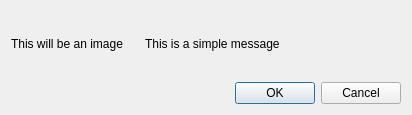
<?xml version="1.0" encoding="UTF-8"?>
<ui version="4.0">
 <class>MessageBoxDialog</class>
 <widget class="QDialog" name="MessageBoxDialog">
  <property name="geometry">
   <rect>
    <x>0</x>
    <y>0</y>
    <width>412</width>
    <height>115</height>
   </rect>
  </property>
  <property name="windowTitle">
   <string>Dialog</string>
  </property>
  <layout class="QVBoxLayout" name="verticalLayout">
   <item>
    <layout class="QGridLayout" name="gridLayout">
     <item row="0" column="1" colspan="2">
      <widget class="QLabel" name="messageLabel">
       <property name="text">
        <string>This is a simple message</string>
       </property>
      </widget>
     </item>
     <item row="0" column="0">
      <widget class="QLabel" name="imageLabel">
       <property name="text">
        <string>This will be an image</string>
       </property>
      </widget>
     </item>
     <item row="1" column="0" colspan="3">
      <widget class="QDialogButtonBox" name="buttonBox">
       <property name="orientation">
        <enum>Qt::Horizontal</enum>
       </property>
       <property name="standardButtons">
        <set>QDialogButtonBox::Cancel|QDialogButtonBox::Ok</set>
       </property>
      </widget>
     </item>
    </layout>
   </item>
  </layout>
 </widget>
 <resources/>
 <connections>
  <connection>
   <sender>buttonBox</sender>
   <signal>accepted()</signal>
   <receiver>MessageBoxDialog</receiver>
   <slot>accept()</slot>
   <hints>
    <hint type="sourcelabel">
     <x>248</x>
     <y>254</y>
    </hint>
    <hint type="destinationlabel">
     <x>157</x>
     <y>274</y>
    </hint>
   </hints>
  </connection>
  <connection>
   <sender>buttonBox</sender>
   <signal>rejected()</signal>
   <receiver>MessageBoxDialog</receiver>
   <slot>reject()</slot>
   <hints>
    <hint type="sourcelabel">
     <x>316</x>
     <y>260</y>
    </hint>
    <hint type="destinationlabel">
     <x>286</x>
     <y>274</y>
    </hint>
   </hints>
  </connection>
 </connections>
</ui>
